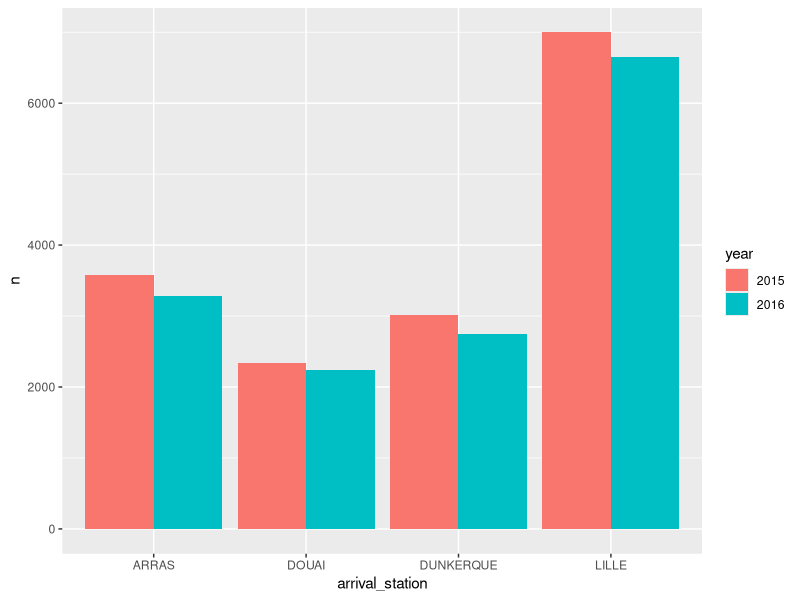
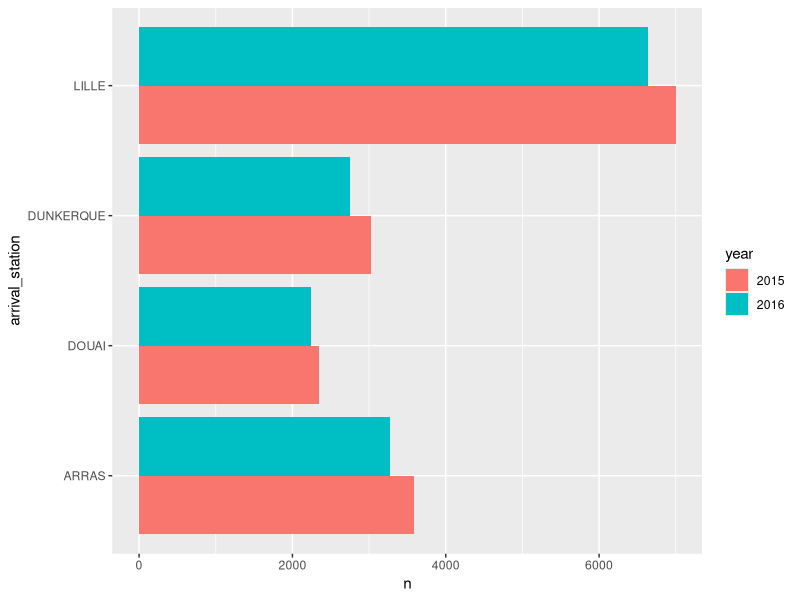
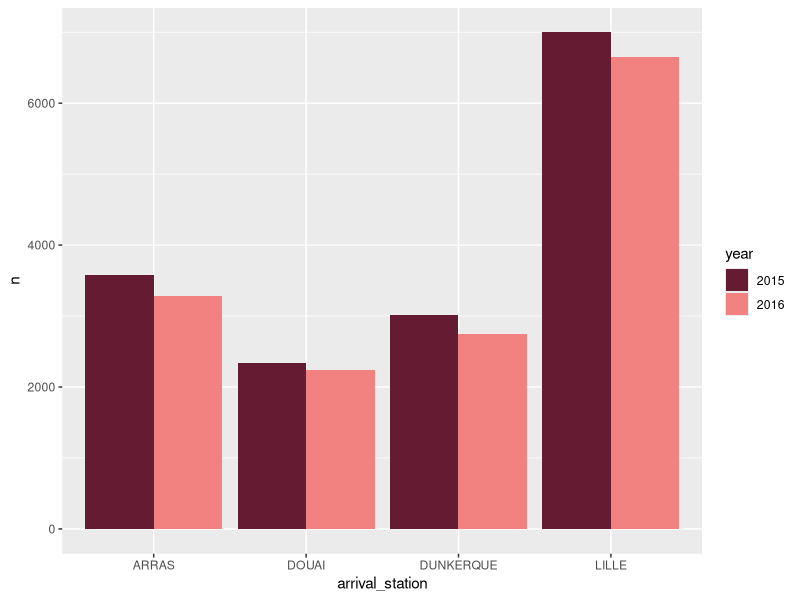
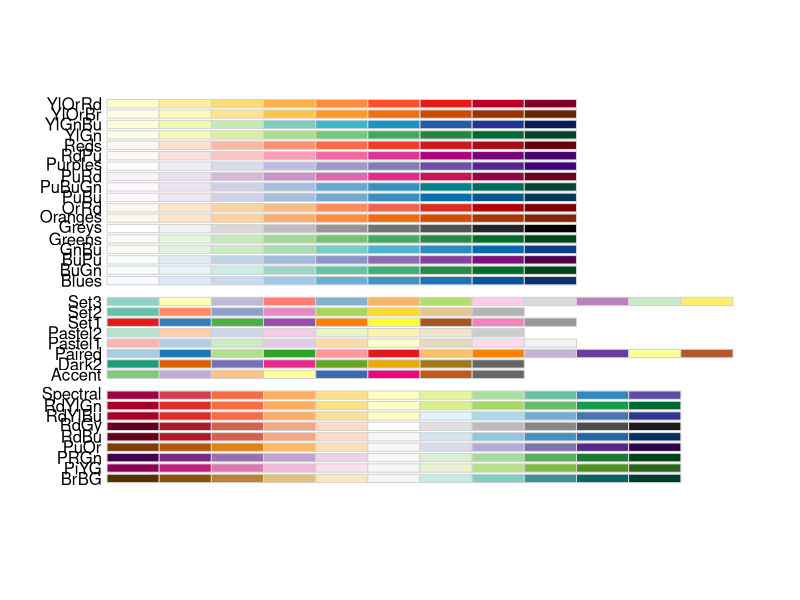
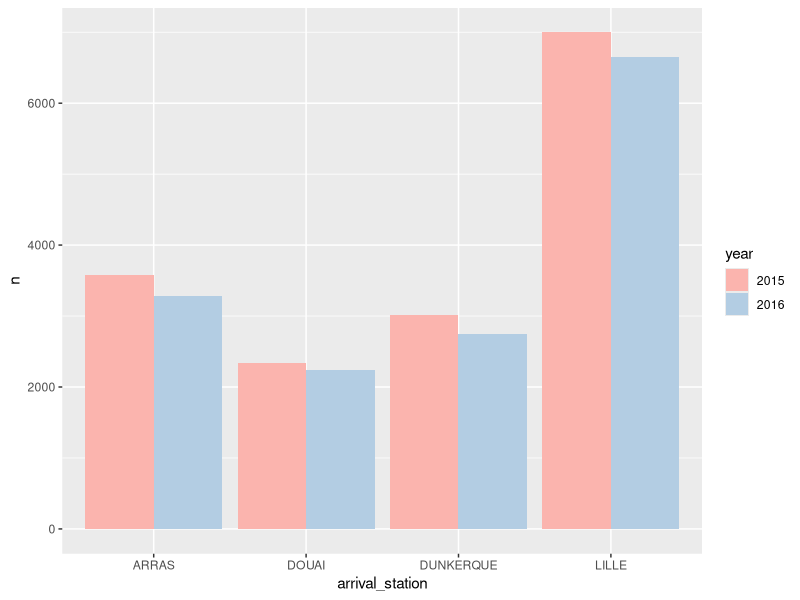
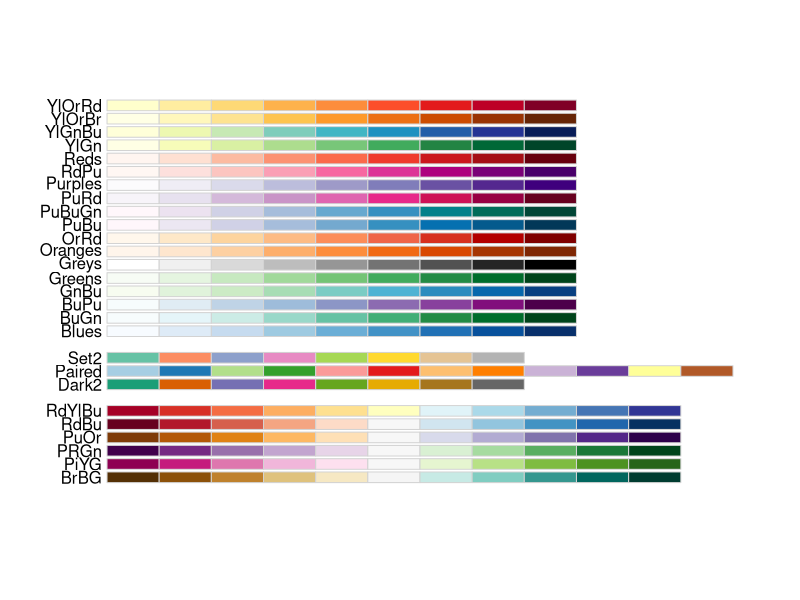
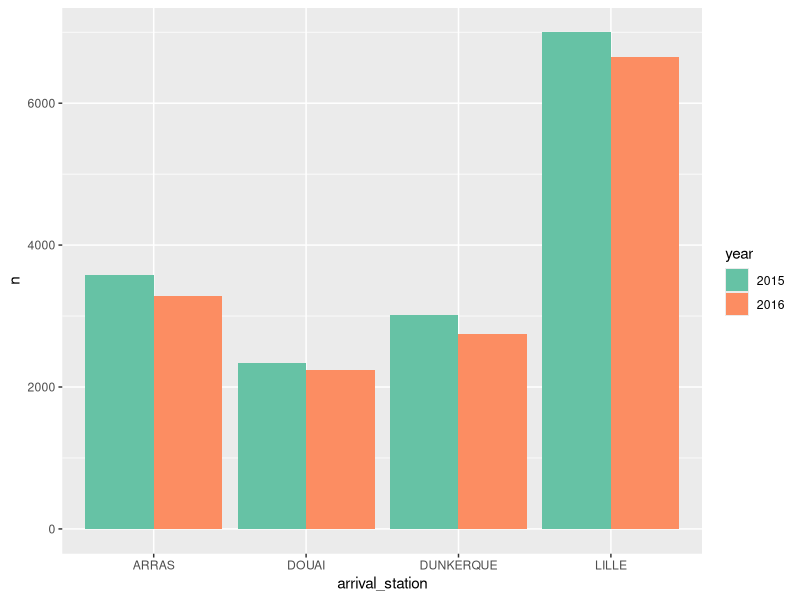
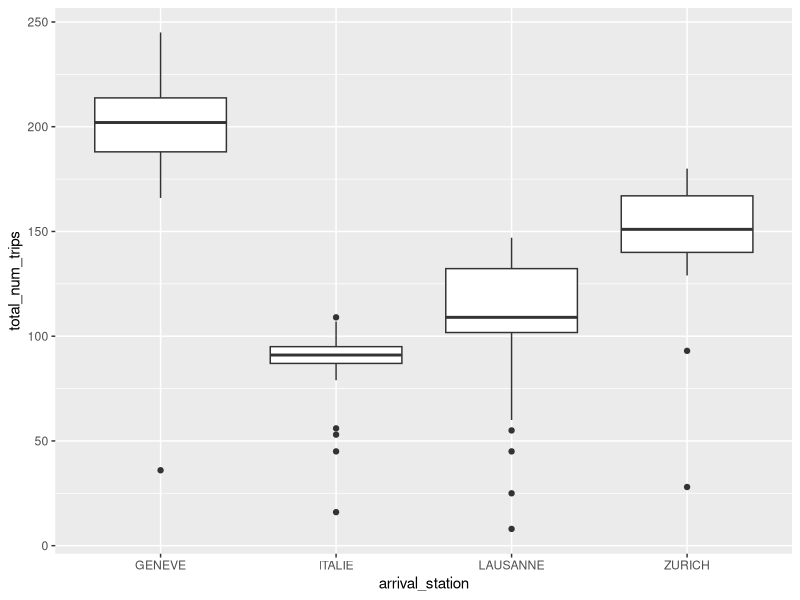

R code for these plots, in order:
## ---- chunk 1
knitr::opts_chunk$set(echo = TRUE)

library(tidyverse)
library(RColorBrewer)
## ---- chunk 2
data <- readr::read_csv("french_trains.csv")

data
## ---- chunk 3
bar_plt <- data |> 
  select(departure_station, year, arrival_station, total_num_trips) |> 
  filter(departure_station == "PARIS NORD",
         year %in% c(2015, 2016)) |>
  mutate(year = as.factor(year)) |> 
  group_by(year, arrival_station) |> 
  summarise(n = sum(total_num_trips), .groups = "drop") |> 
  ggplot(aes(x = arrival_station, y = n, fill = year)) +
  geom_bar(stat = "identity", position = "dodge") 

bar_plt
## ---- chunk 4
h_bar_plt <- bar_plt +
  coord_flip() # flip cartesian coordinates

h_bar_plt
## ---- chunk 5
bar_plt +
  scale_fill_manual(values=c("#651C32", "#F2827F")) 
## ---- chunk 6
display.brewer.all()

bar_plt +
  scale_fill_brewer(palette = "Pastel1")
## ---- chunk 7
display.brewer.all(colorblindFriendly = TRUE)

bar_plt +
  scale_fill_brewer(palette = "Set2")
## ---- chunk 8
box_plt <- data |> 
  filter(departure_station == "PARIS LYON",
         service == "International") |> 
  arrange(arrival_station) |> 
  ggplot(aes(x = arrival_station, y = total_num_trips)) +
  geom_boxplot() 

box_plt
## ---- chunk 9
violin_plt <- data |> 
  filter(departure_station == "PARIS LYON",
         service == "International") |> 
  ggplot(aes(x = arrival_station, y = total_num_trips)) +
  geom_violin()

violin_plt
## ---- chunk 10
brittany_cities <- c("RENNES", "BREST", "QUIMPER")

facet_plt <- data |> 
  filter(departure_station == "PARIS MONTPARNASSE",
         arrival_station %in% brittany_cities) |> 
  ggplot(aes(x = month, y = total_num_trips, color = arrival_station)) +
  geom_line() +
 facet_wrap(vars(year))

facet_plt
## ---- chunk 11
brittany_plt <- data |> 
  filter(departure_station == "PARIS MONTPARNASSE",
         arrival_station %in% brittany_cities) |> 
  ggplot(aes(x = date, y = total_num_trips, color = arrival_station)) +
  geom_line() +
  scale_y_continuous(limits = c(0, 700), expand = c(0, 0)) +
  scale_x_date(date_breaks = "4 months", date_labels = "%b %Y") +
  scale_color_brewer(palette = "Dark2") +
  labs(title = "Monthly number of trips from Paris to cities in Brittany",
       y = "Monthly number of trips",
       color = "Arrival station") +
  theme_minimal()

brittany_plt +
  theme(axis.title.x = element_blank(),
        axis.text.x = element_text(angle = 45, hjust = 1, size = rel(0.9)),
        plot.title = element_text(hjust = 0.5))
## ---- chunk 12
theme_custom <- theme(axis.title.x = element_blank(),
                      axis.text.x = element_text(angle = 45, hjust = 1, size = rel(0.9)),
                      plot.title = element_text(hjust = 0.5))

brittany_plt <- brittany_plt + theme_custom
## ---- chunk 13
ggsave(filename = "brittany.png", 
       plot = brittany_plt, 
       path = here::here("03_ggplot2-02_13-JUL-2023"))
